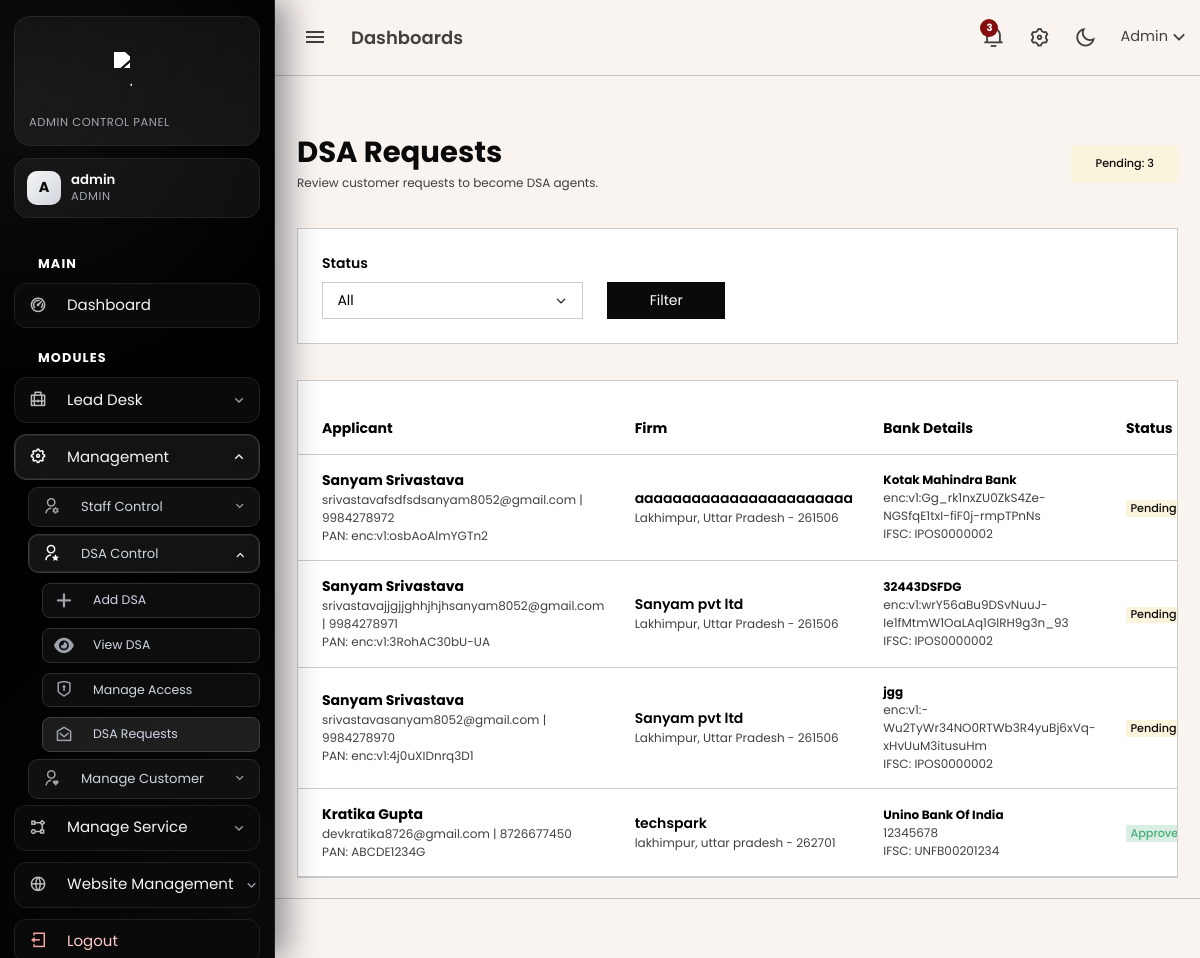
/admin/dsa_requests.php (signed in), run on the app's committed database.
### tables this page shows
CREATE TABLE `dsa_requests` (
  `id` bigint(20) UNSIGNED NOT NULL,
  `customer_id` bigint(20) UNSIGNED NOT NULL,
  `full_name` varchar(255) NOT NULL,
  `email` varchar(255) NOT NULL,
  `phone` varchar(20) NOT NULL,
  `firm_name` varchar(255) NOT NULL,
  `pan_number` varchar(255) NOT NULL,
  `city` varchar(100) DEFAULT NULL,
  `state` varchar(100) DEFAULT NULL,
  `pin_code` varchar(10) DEFAULT NULL,
  `bank_name` varchar(255) DEFAULT NULL,
  `account_number` varchar(255) NOT NULL,
  `ifsc_code` varchar(20) DEFAULT NULL,
  `message` text DEFAULT NULL,
  `status` enum('pending','approved','rejected') NOT NULL DEFAULT 'pending',
  `admin_note` text DEFAULT NULL,
  `reviewed_by` bigint(20) UNSIGNED DEFAULT NULL,
  `reviewed_at` timestamp NULL DEFAULT NULL,
  `dsa_id` bigint(20) UNSIGNED DEFAULT NULL,
  `created_at` timestamp NOT NULL DEFAULT current_timestamp(),
  `updated_at` timestamp NOT NULL DEFAULT current_timestamp() ON UPDATE current_timestamp()
);

### core/crypto_helper.php (called while the page is built, shortened)
<?php
if (!function_exists('uc_load_env_files')) {
    function uc_load_env_files(): void
    {
        static $loaded = false;
        if ($loaded) {
            return;
        }
        $loaded = true;
        $paths = [
            realpath(__DIR__ . '/../.env'),
            realpath(__DIR__ . '/../admin/.env'),
            realpath(__DIR__ . '/../staff/.env'),
        ];
        $allowedKeys = ['APP_AES_KEY', 'AES_SECRET_KEY', 'ENCRYPTION_KEY'];
        foreach ($paths as $path) {
            $lines = @file($path, FILE_IGNORE_NEW_LINES | FILE_SKIP_EMPTY_LINES);
            foreach ($lines as $line) {
                $line = trim($line);
                $eqPos = strpos($line, '=');
                $name = trim(substr($line, 0, $eqPos));
                $value = trim(substr($line, $eqPos + 1));
                if (!in_array($name, $allowedKeys, true)) {
                    continue;
                }
            }
        }
    }
}
if (!function_exists('uc_get_env_value')) {
    function uc_get_env_value(string $name, string $default = ''): string
    {
        $value = getenv($name);
        if ($value !== false) {
            return (string)$value;
        }
        return $default;
    }
}
if (!function_exists('uc_get_crypto_key')) {
    function uc_get_crypto_key(): string
    {
        static $binaryKey = null;
        if ($binaryKey !== null) {
            return $binaryKey;
        }
        $raw = uc_get_env_value('APP_AES_KEY');
        $binaryKey = $raw === '' ? '' : hash('sha256', $raw, true);
        return $binaryKey;
    }
}
if (!function_exists('uc_get_crypto_keys_for_decrypt')) {
    function uc_get_crypto_keys_for_decrypt(): array
    {
        $keys = [];
        $primary = uc_get_crypto_key();
        if ($primary !== '') {
            $keys[] = $primary;
        }
        $oldRaw = uc_get_env_value('APP_AES_KEY_OLD');
        $parts = array_filter(array_map('trim', explode(',', $oldRaw)));
        foreach ($parts as $part) {
            $k = hash('sha256', $part, true);
        }
        return $keys;
    }
}
if (!function_exists('uc_decrypt_sensitive')) {
    function uc_decrypt_sensitive(?string $cipherText): string
    {
        $cipherText = (string)$cipherText;
        if (!str_starts_with($cipherText, 'enc:v1:')) {
            return $cipherText;
        }
        $payload = substr($cipherText, 7);
        $payload = strtr($payload, '-_', '+/');
        $padding = strlen($payload) % 4;
        if ($padding > 0) {
            $payload .= str_repeat('=', 4 - $padding);
        }
        $raw = base64_decode($payload, true);
        if ($raw === false || strlen($raw) <= 48) {
            return $cipherText;
        }
        return $cipherText;
    }
}

### admin/dsa_requests.php (the view, shortened to what this page needs)
<?php
include 'header.php';
$tableReady = false;
$tblRes = mysqli_query($conn, "SHOW TABLES LIKE 'dsa_requests'");
if ($tblRes && mysqli_num_rows($tblRes) > 0) {
    $tableReady = true;
}
$where = '1=1';
$result = false;
if ($tableReady) {
    $query = "SELECT r.*, a.name AS reviewer_name
              FROM dsa_requests r
              LEFT JOIN admin a ON a.id = r.reviewed_by
              WHERE $where
              ORDER BY r.id DESC";
    $result = mysqli_query($conn, $query);
}
$pendingCount = 0;
if ($tableReady) {
    $pRes = mysqli_query($conn, "SELECT COUNT(*) AS total FROM dsa_requests WHERE status='pending'");
    if ($pRes) {
        $pendingCount = (int)(mysqli_fetch_assoc($pRes)['total'] ?? 0);
    }
}
?>
<?php include 'topbar.php'; ?>
<?php include 'sidebar.php'; ?>
<div class="content-page">
    <div class="content">
        <div class="container-fluid pt-4">
            <div class="d-flex justify-content-between align-items-center mb-4">
                <div>
                    <h2 class="fw-bold text-dark mb-1">DSA Requests</h2>
                    <p class="text-muted small mb-0">Review customer requests to become DSA agents.</p>
                </div>
                <span class="badge bg-warning-subtle text-dark px-3 py-2">Pending: <?= $pendingCount ?></span>
            </div>
            <div class="card border mb-4">
                <div class="card-body">
                    <form method="GET" class="row g-3 align-items-end">
                        <div class="col-md-4">
                            <label class="form-label">Status</label>
                            <select name="status" class="form-select">
                                <option value="">All</option>
                            </select>
                        </div>
                        <div class="col-md-2"><button class="btn btn-dark w-100">Filter</button></div>
                    </form>
                </div>
            </div>
            <div class="card border">
                <div class="card-body p-0">
                    <div class="table-responsive">
                        <table class="table mb-0 align-middle">
                            <thead>
                                <tr>
                                    <th class="ps-3">Applicant</th>
                                    <th>Firm</th>
                                    <th>Bank Details</th>
                                    <th>Status</th>
                                </tr>
                            </thead>
                            <tbody>
                                <?php if ($result && mysqli_num_rows($result) > 0): ?>
                                    <?php while ($row = mysqli_fetch_assoc($result)): ?>
                                        <?php
                                            $row['pan_number'] = uc_decrypt_sensitive((string)($row['pan_number'] ?? ''));
                                            $row['account_number'] = uc_decrypt_sensitive((string)($row['account_number'] ?? ''));
                                        ?>
                                        <tr>
                                            <td class="ps-3">
                                                <div class="fw-bold"><?= htmlspecialchars($row['full_name']) ?></div>
                                                <div class="small text-muted"><?= htmlspecialchars($row['email']) ?> | <?= htmlspecialchars($row['phone']) ?></div>
                                                <div class="small text-muted">PAN: <?= htmlspecialchars($row['pan_number']) ?></div>
                                            </td>
                                            <td>
                                                <div class="fw-semibold"><?= htmlspecialchars($row['firm_name']) ?></div>
                                                <div class="small text-muted"><?= htmlspecialchars($row['city']) ?>, <?= htmlspecialchars($row['state']) ?> - <?= htmlspecialchars($row['pin_code']) ?></div>
                                            </td>
                                            <td>
                                                <div class="small"><strong><?= htmlspecialchars($row['bank_name']) ?></strong></div>
                                                <div class="small text-muted"><?= htmlspecialchars($row['account_number']) ?></div>
                                                <div class="small text-muted">IFSC: <?= htmlspecialchars($row['ifsc_code']) ?></div>
                                            </td>
                                            <td>
                                                <?php if ($row['status'] === 'approved'): ?>
                                                    <span class="badge bg-success-subtle text-success">Approved</span>
                                                <?php elseif ($row['status'] === 'rejected'): ?>
                                                    <span class="badge bg-danger-subtle text-danger">Rejected</span>
                                                <?php else: ?>
                                                    <span class="badge bg-warning-subtle text-dark">Pending</span>
                                                <?php endif; ?>
                                            </td>
                                        </tr>
                                    <?php endwhile; ?>
                                <?php else: ?>
                                    <tr><td colspan="7" class="text-center py-4 text-muted">No DSA requests found.</td></tr>
                                <?php endif; ?>
                            </tbody>
                        </table>
                    </div>
                </div>
            </div>
        </div>
    </div>
</div>
<?php include 'footer.php'; ?>

### admin/sidebar.php (style rules this page uses)
:root { --admin-nav-bg: #000000; --admin-nav-card: #0a0a0a; --admin-nav-card-hover: #121212; --admin-nav-border: #1f1f1f; --admin-nav-text: #f5f5f5; --admin-nav-muted: #9ca3af; --admin-nav-accent: #ffffff; --admin-nav-accent-soft: rgba(255, 255, 255, 0.08); }

### data on the page
dsa_requests: full_name "Sanyam Srivastava", email "srivastavafsdfsdsanyam8052@gmail.com", phone "9984278972", pan_number "enc:v1:osbAoAlmYGTn2", firm_name "aaaaaaaaaaaaaaaaaaaaaaa", city "Lakhimpur", state "Uttar Pradesh", pin_code "261506", bank_name "Kotak Mahindra Bank", account_number "enc:v1:Gg_rk1nxZU0ZkS4Ze-NGSfqE1txI-fiF0j-rmpTPnNs", ifsc_code "IPOS0000002", status "Pending"
dsa_requests: full_name "Sanyam Srivastava", email "srivastavajjgjjghhjhjhsanyam8052@gmail.com", phone "9984278971", pan_number "enc:v1:3RohAC30bU-UA", firm_name "Sanyam pvt ltd", city "Lakhimpur", state "Uttar Pradesh", pin_code "261506", bank_name "32443DSFDG", account_number "enc:v1:wrY56aBu9DSvNuuJ-Ie1fMtmW1OaLAq1GlRH9g3n_93", ifsc_code "IPOS0000002", status "Pending"
dsa_requests: full_name "Sanyam Srivastava", email "srivastavasanyam8052@gmail.com", phone "9984278970", pan_number "enc:v1:4j0uXIDnrq3D1", firm_name "Sanyam pvt ltd", city "Lakhimpur", state "Uttar Pradesh", pin_code "261506", bank_name "jgg", account_number "enc:v1:-Wu2TyWr34NO0RTWb3R4yuBj6xVq-xHvUuM3itusuHm", ifsc_code "IPOS0000002", status "Pending"
dsa_requests: full_name "Kratika Gupta", email "devkratika8726@gmail.com", phone "8726677450", pan_number "ABCDE1234G", firm_name "techspark", city "lakhimpur", state "uttar pradesh", pin_code "262701", bank_name "Unino Bank Of India", account_number "12345678", ifsc_code "UNFB00201234", status "Approved"

### other printed values
$adminUnreadTotal "3"
$admin_sidebar_initial "A"
$admin_sidebar_name "admin"
$admin_sidebar_role "ADMIN"
$pendingCount "3"
